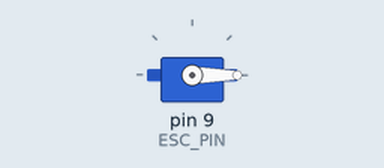
Bench run of a sketch on a simulated Arduino Uno, built with avr-gcc and run on an emulated ATmega328P. On the bench: servo. What the sketch prints to the serial monitor is not drawn.

Above: at 3.05 s.
At 4.65 s:
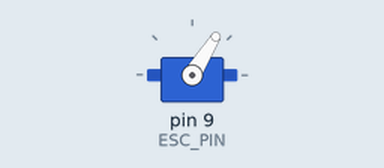
At 6.3 s:
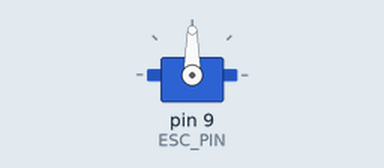
At 9.55 s:
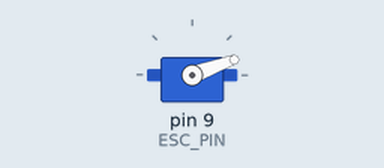
Timing chart, 0 to 14.8 s (numbered marks = the images above):
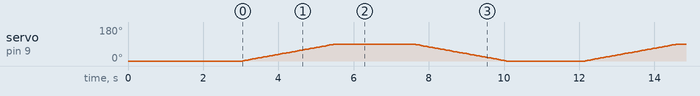

The sketch:

brushless_esc.ino
```cpp
// snippet: brushless_esc
// tags: motor, brushless, esc, servo, pwm, throttle, bldc, drone, rc
// boards: avr, megaavr, nano33iot, rp2040
// not-tags: romi32u4
// library: Servo
// description: Control brushless motor through ESC using Servo library — arming sequence required
// prompts: brushless motor ESC, drone motor control, ESC arming sequence, BLDC motor Arduino, throttle control ESC Servo
// exact-include: Servo.h

#include <Servo.h>

const int ESC_PIN = 9;
Servo esc;

void armESC() {
  esc.writeMicroseconds(1000);  // minimum throttle
  delay(3000);                  // wait for ESC to arm (beep sequence)
}

void setup() {
  Serial.begin(9600);
  esc.attach(ESC_PIN, 1000, 2000);  // min 1000µs, max 2000µs
  armESC();
  Serial.println("ESC armed");
}

void loop() {
  // ramp up
  for (int us = 1000; us <= 1500; us += 10) {
    esc.writeMicroseconds(us);  // servo pulse width in us (1000=0deg, 1500=90deg, 2000=180deg)
    delay(50);
  }
  delay(2000);
  // ramp down
  for (int us = 1500; us >= 1000; us -= 10) {
    esc.writeMicroseconds(us);  // servo pulse width in us (1000=0deg, 1500=90deg, 2000=180deg)
    delay(50);
  }
  delay(2000);
}
```
